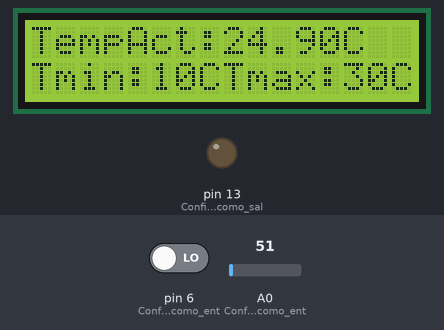
Simulated run of this sketch. Board: Arduino Uno, built with avr-gcc and run on an emulated ATmega328P. Parts: 16×2 character LCD, output pins drawn as LEDs (lit = HIGH). The test bench sets the inputs (shaded band); at power-on: A0 (Configuro_pin_A0_como_ent) = 51, pin 6 (Configuro_pin_6__como_ent) LOW.

Above: at 6.2 s.
6.3 s: A0 (Configuro_pin_A0_como_ent) set to 22
At 7.1 s:
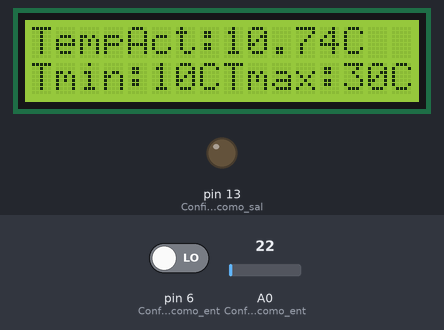
7.8 s: A0 (Configuro_pin_A0_como_ent) set to 19
At 8.2 s:
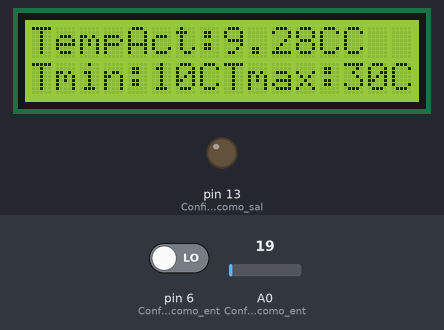
9.3 s: A0 (Configuro_pin_A0_como_ent) set to 55
At 10.5 s:
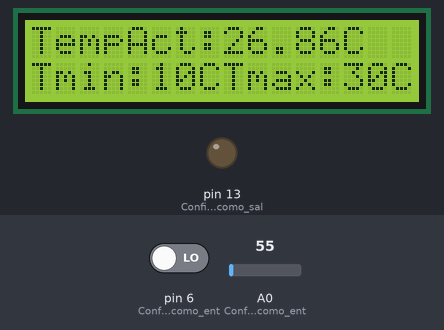
10.8 s: A0 (Configuro_pin_A0_como_ent) set to 67
At 11.7 s:
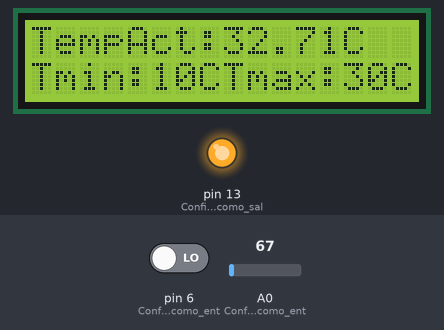
Timing chart, 0 to 13.3 s (numbered marks = the images above; inputs shaded):
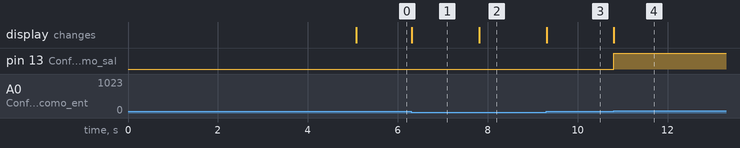

The sketch:

ensayo1.ino
```cpp
#include <LiquidCrystal.h>
float Temperatura = 0;   // Temperatura del LM35
int elegir = 0;     // Variable con la que elijo que temperatura cambiar


// Pines que uso de la libreria
LiquidCrystal lcd(12, 11, 5, 4, 3, 2);

int TempMax = 30;   // Temperatura maxima iniciada en 30
int TempMin = 10;   // Temperatura minima iniciada en 10
int TempInc = 0;   // Estado actual del boton de incremento de temperatura
int TempDec = 0; // Estado actual del boton de decremento de temperatura

void setup() {
 Serial.begin(9600);
  pinMode(13,OUTPUT);   // Configuro pin 13 como salida
  pinMode(6, INPUT);  // Configuro pin 6  como entrada Incrementa
  pinMode(7, INPUT);  // Configuro pin 7 como entrada Decrementa
  pinMode(A0, INPUT); //Configuro pin A0 como entrada

  lcd.begin(16, 2);     // Identifico el LCD
  lcd.setCursor(3, 0);  // Ubico texto en la columna 3 y fila 0
  lcd.print("Termostato"); // Muestra en LCD
  lcd.setCursor(4, 1);     // Ubico texto en la columna 4 y fila 1
  lcd.print("Con LM35"); // Muestra en LCD
  delay(5000); // Espera 5 segundos
  lcd.clear(); // Borra lo que hay en el LCD
}

void loop() {
  Temperatura = (5.0 * analogRead(A0)* 100.0)/1024.0; // Pasar datos a °C
  // Pregunto si la Temperatura es menor o igual a TempMin, apago led
    if (Temperatura <= TempMin ) {
    digitalWrite(13, LOW);
  } else if (Temperatura >= TempMax) {
    digitalWrite(13, HIGH);
  } // O sino, si es mayor o igual a TempMax, prendo led
  lcd.setCursor(0, 0); // Ubico texto en columna 0 y fila 0
  lcd.print("TempAct:"); // Muestro en LCD
  lcd.print(Temperatura); // Muestra en LCD
  lcd.print("C");
  lcd.setCursor(0, 1); // Ubicar texto en columna 0 y fila 1
  lcd.print("Tmin:"); // Muestro en LCD
  lcd.print(TempMin); // Muestro en LCD
  lcd.print("C");
  lcd.setCursor(8, 1); // Ubico texto en columna 8 y fila 1
  lcd.print("Tmax:"); // Muestra en LCD
  lcd.print(TempMax); // Muestro en LCD
  lcd.print("C");
  // Pregunto si los dos botones estan presionados
 if ( digitalRead(6)==1 && digitalRead(7)==1){
  lcd.clear(); // Borra lo que hay en LCD
  lcd.setCursor(6, 0); // Ubico texto en columna 6 y fila 0
  lcd.print("Menu"); // Muestra en LCD
  delay(3000); // Espera 1 segundo
  lcd.clear(); // Borra lo que hay en el LCD
  lcd.setCursor(5,0); // Ubico Texto en columna 5 y fila 0
  lcd.print("Elegir"); //Muestra en LCD
  lcd.setCursor(0, 1); // Ubico texto en columna 0 y fila 1
  lcd.print("Tmin:"); // Muestro en LCD
  lcd.print(TempMin); // Muestro en LCD
  lcd.print("C");
  // Mientras que el boton 6 no esta presionado
  while (digitalRead(6) == LOW){
    // Pregunta si el boton 7 esta pulsado
  if ( digitalRead(7) == 1) {
    elegir != elegir; // Si esta pulsado, la variable elegir va a cambiar de estado
    // Si la variable elegir esta en 0
  if ( elegir == 0){
         lcd.setCursor(0,1); // Ubico texto en la columna 0 y fila 1
         // Muestra en LCD
  lcd.print("Tmax:");
  //Muestra en LCD
  lcd.print(TempMax);
  lcd.print("C");}
  // Sino...
  else{
   lcd.setCursor(0,1); // Ubico texto en la columna 0 y fila 1
  lcd.print("Tmin:"); // Muestra en LCD
  lcd.print(TempMin); // Muestra en LCD
  lcd.print("C");
  }
  }
 }//Salio del while
  while (digitalRead(6) == HIGH){
    lcd.clear(); // Borro porque se sobre ecribe cuando sale del menu
  }
 // Vuelve a preguntar si los dos pulsadores estan presionados para salir del menu
  if ( digitalRead(6)==1 && digitalRead(7)==1){ // no lo uso
    }
 }
}
```

Measured:
- the behaviour switches between 21 and 20 on A0 (Configuro_pin_A0_como_ent) (found by bisection; images 1 and 2)
- the behaviour switches between 61 and 62 on A0 (Configuro_pin_A0_como_ent) (found by bisection; images 3 and 4)
- after the input at 6.3 s, the display: changes at once (image 1)
- after the input at 7.8 s, the display: changes at once (image 2)
- after the input at 9.3 s, the display: changes at once (image 3)
- after the input at 10.8 s, pin 13 (Configuro_pin_13_como_sal): LOW → HIGH at once; the display: changes at once (image 4)
